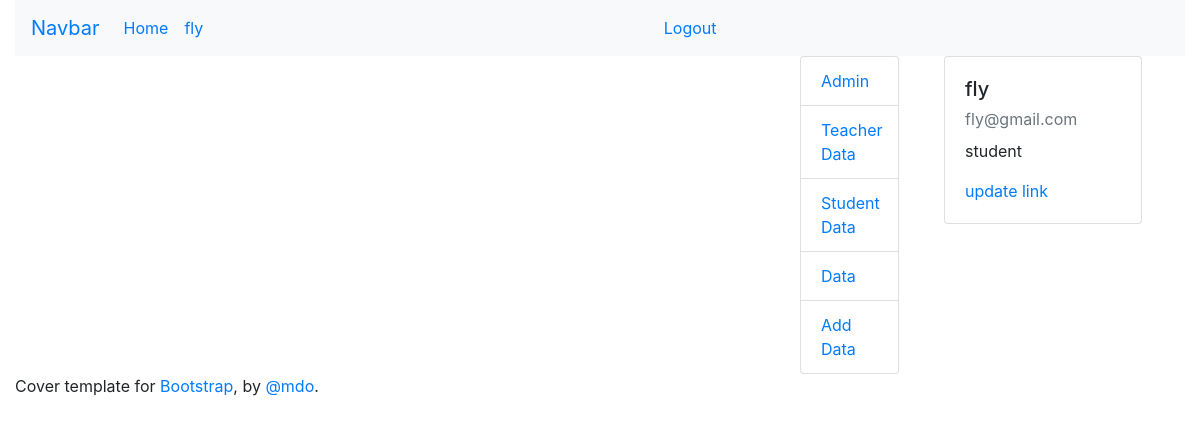
The page /admin (signed in) on the database its author committed.
### fyp/models.py (models this page shows, shortened)
class User(db.Model, UserMixin):
    id=db.Column(db.Integer, primary_key=True)
    username=db.Column(db.String(20), unique=True, nullable=False)
    email=db.Column(db.String(120), unique=True, nullable=False)
    password=db.Column(db.String(60), nullable=False)
    profession=db.Column(db.String(20), nullable=False)

### fyp/routes.py (the view)
@app.route('/admin')
def admin():
    return render_template('admin.html', title='admin-panel')

### fyp/models.py (called while the page is built)
@login_manager.user_loader
def load_user(user_id):
    return User.query.get(int(user_id))

### fyp/templates/admin.html
{% extends 'layout.html' %} {% block content %}
  <div class="row">
    <div class="col-4">
      {% include 'includes/_sidebar.html' %}
    </div>
    <div class="col-8">
        <div class="container">
            <div class="card">
              <div class="card-body">
                <h5 class="card-title">{{current_user.username}}</h5>
                <div class="card-subtitle mb-2 text-muted">{{current_user.email}}</div>
                <p class="card-text">{{current_user.profession}}</p>
                <a href="#" class="card-link" data-toggle="modal" data-target="#updateModal">update link</a>
              </div>
            </div>
    </div>
  </div>
{% endblock content %}

### fyp/templates/includes/_navbar.html (shortened to what this page needs)
<nav class="navbar navbar-expand-lg navbar-steel bg-light">
    <a class="navbar-brand" href="#">Navbar</a>
    <div class="collapse navbar-collapse" id="navbarSupportedContent">
      {% if current_user.is_authenticated %}
      <ul class="navbar-nav mr-auto">
        <li class="nav-item active">
          <a class="nav-link" href="{{url_for('home')}}">Home </a>
        </li>
        <li class="nav-item">
          <a class="nav-link" href="{{url_for('account')}}">{{current_user.username}}</a>
        </li>
      </ul>
      <ul class="navbar-nav mr-auto">
        <li class="nav-item active">
          <a class="nav-link" href="{{url_for('logout')}}">Logout </a>
        </li>
      </ul>
      {% endif %}
    </div>
  </nav>

### rows shown on the page
User: username "fly", email "fly@gmail.com", profession "student"
